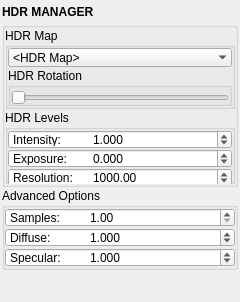
<?xml version="1.0" encoding="UTF-8"?>
<ui version="4.0">
 <class>QtUi</class>
 <widget class="QMainWindow" name="QtUi">
  <property name="enabled">
   <bool>true</bool>
  </property>
  <property name="geometry">
   <rect>
    <x>0</x>
    <y>0</y>
    <width>240</width>
    <height>292</height>
   </rect>
  </property>
  <property name="tabShape">
   <enum>QTabWidget::Triangular</enum>
  </property>
  <property name="dockNestingEnabled">
   <bool>true</bool>
  </property>
  <property name="dockOptions">
   <set>QMainWindow::AllowNestedDocks|QMainWindow::AllowTabbedDocks|QMainWindow::AnimatedDocks|QMainWindow::ForceTabbedDocks</set>
  </property>
  <property name="accessibleDescription">
   <string>Light the scene with an HDR environment map: pick, rotate and adjust levels.</string>
  </property>
  <widget class="QWidget" name="central_widget">
   <property name="minimumSize">
    <size>
     <width>240</width>
     <height>0</height>
    </size>
   </property>
   <layout class="QVBoxLayout" name="verticalLayout">
    <property name="spacing">
     <number>2</number>
    </property>
    <property name="leftMargin">
     <number>2</number>
    </property>
    <property name="topMargin">
     <number>2</number>
    </property>
    <property name="rightMargin">
     <number>2</number>
    </property>
    <property name="bottomMargin">
     <number>2</number>
    </property>
    <item>
     <layout class="QVBoxLayout" name="main_layout">
      <property name="spacing">
       <number>1</number>
      </property>
      <property name="sizeConstraint">
       <enum>QLayout::SetFixedSize</enum>
      </property>
      <property name="leftMargin">
       <number>0</number>
      </property>
      <property name="topMargin">
       <number>0</number>
      </property>
      <property name="rightMargin">
       <number>0</number>
      </property>
      <property name="bottomMargin">
       <number>0</number>
      </property>
      <item>
       <widget class="Header" name="header">
        <property name="minimumSize">
         <size>
          <width>0</width>
          <height>19</height>
         </size>
        </property>
        <property name="maximumSize">
         <size>
          <width>999</width>
          <height>19</height>
         </size>
        </property>
        <property name="font">
         <font>
          <weight>75</weight>
          <bold>true</bold>
         </font>
        </property>
        <property name="text">
         <string>HDR MANAGER</string>
        </property>
       </widget>
      </item>
      <item>
       <widget class="QGroupBox" name="main_group">
        <property name="sizePolicy">
         <sizepolicy hsizetype="Preferred" vsizetype="Fixed">
          <horstretch>0</horstretch>
          <verstretch>0</verstretch>
         </sizepolicy>
        </property>
        <property name="minimumSize">
         <size>
          <width>0</width>
          <height>165</height>
         </size>
        </property>
        <property name="title">
         <string/>
        </property>
        <layout class="QVBoxLayout" name="verticalLayout_2">
         <property name="spacing">
          <number>1</number>
         </property>
         <property name="leftMargin">
          <number>0</number>
         </property>
         <property name="topMargin">
          <number>0</number>
         </property>
         <property name="rightMargin">
          <number>0</number>
         </property>
         <property name="bottomMargin">
          <number>0</number>
         </property>
         <item>
          <widget class="QGroupBox" name="hdr_options_group">
           <property name="title">
            <string>HDR Map</string>
           </property>
           <layout class="QVBoxLayout" name="verticalLayout_4">
            <property name="spacing">
             <number>1</number>
            </property>
            <property name="leftMargin">
             <number>0</number>
            </property>
            <property name="topMargin">
             <number>0</number>
            </property>
            <property name="rightMargin">
             <number>0</number>
            </property>
            <property name="bottomMargin">
             <number>0</number>
            </property>
            <item>
             <widget class="ComboBox" name="cmb000">
              <property name="minimumSize">
               <size>
                <width>180</width>
                <height>19</height>
               </size>
              </property>
              <property name="maximumSize">
               <size>
                <width>999</width>
                <height>19</height>
               </size>
              </property>
              <property name="toolTip">
               <string>Select an HDR map located in your project's sourceimages folder.</string>
              </property>
              <property name="editable">
               <bool>false</bool>
              </property>
              <property name="maxVisibleItems">
               <number>30</number>
              </property>
              <property name="maxCount">
               <number>200</number>
              </property>
              <property name="insertPolicy">
               <enum>QComboBox::InsertAtTop</enum>
              </property>
              <property name="sizeAdjustPolicy">
               <enum>QComboBox::AdjustToContents</enum>
              </property>
              <property name="frame">
               <bool>false</bool>
              </property>
              <item>
               <property name="text">
                <string>&lt;HDR Map&gt;</string>
               </property>
              </item>
             </widget>
            </item>
            <item>
             <widget class="QGroupBox" name="hdr_rotation_group">
              <property name="title">
               <string>HDR Rotation</string>
              </property>
              <layout class="QHBoxLayout" name="horizontalLayout_9">
               <property name="spacing">
                <number>0</number>
               </property>
               <property name="leftMargin">
                <number>0</number>
               </property>
               <property name="topMargin">
                <number>0</number>
               </property>
               <property name="rightMargin">
                <number>0</number>
               </property>
               <property name="bottomMargin">
                <number>1</number>
               </property>
               <item>
                <widget class="Slider" name="slider000">
                 <property name="minimumSize">
                  <size>
                   <width>0</width>
                   <height>19</height>
                  </size>
                 </property>
                 <property name="maximumSize">
                  <size>
                   <width>16777215</width>
                   <height>19</height>
                  </size>
                 </property>
                 <property name="toolTip">
                  <string>Rotate the HDR environment around the up axis (0–360°). Option box (▸): exact angle, plus viewport-visibility and render-visibility toggles.</string>
                 </property>
                 <property name="minimum">
                  <number>0</number>
                 </property>
                 <property name="maximum">
                  <number>360</number>
                 </property>
                 <property name="orientation">
                  <enum>Qt::Horizontal</enum>
                 </property>
                </widget>
               </item>
              </layout>
             </widget>
            </item>
           </layout>
          </widget>
         </item>
         <item>
          <widget class="QGroupBox" name="hdr_levels_group">
           <property name="minimumSize">
            <size>
             <width>0</width>
             <height>74</height>
            </size>
           </property>
           <property name="maximumSize">
            <size>
             <width>16777215</width>
             <height>74</height>
            </size>
           </property>
           <property name="title">
            <string>HDR Levels</string>
           </property>
           <layout class="QVBoxLayout" name="verticalLayout_3">
            <property name="leftMargin">
             <number>0</number>
            </property>
            <property name="topMargin">
             <number>0</number>
            </property>
            <property name="rightMargin">
             <number>0</number>
            </property>
            <property name="bottomMargin">
             <number>0</number>
            </property>
            <item>
             <widget class="DoubleSpinBox" name="spn_intensity">
              <property name="minimumSize">
               <size>
                <width>0</width>
                <height>19</height>
               </size>
              </property>
              <property name="maximumSize">
               <size>
                <width>16777215</width>
                <height>19</height>
               </size>
              </property>
              <property name="toolTip">
               <string>Linear multiplier on the environment's light output. 1.0 = unchanged.</string>
              </property>
              <property name="prefix">
               <string>Intensity:	</string>
              </property>
              <property name="decimals">
               <number>3</number>
              </property>
              <property name="minimum">
               <double>0.000000000000000</double>
              </property>
              <property name="maximum">
               <double>100.000000000000000</double>
              </property>
              <property name="singleStep">
               <double>0.100000000000000</double>
              </property>
              <property name="value">
               <double>1.000000000000000</double>
              </property>
             </widget>
            </item>
            <item>
             <widget class="DoubleSpinBox" name="spn_exposure">
              <property name="minimumSize">
               <size>
                <width>0</width>
                <height>19</height>
               </size>
              </property>
              <property name="maximumSize">
               <size>
                <width>16777215</width>
                <height>19</height>
               </size>
              </property>
              <property name="toolTip">
               <string>Exposure in photographic stops (log2). 0 = unchanged; +1 doubles, -1 halves.</string>
              </property>
              <property name="prefix">
               <string>Exposure:	</string>
              </property>
              <property name="decimals">
               <number>3</number>
              </property>
              <property name="minimum">
               <double>-20.000000000000000</double>
              </property>
              <property name="maximum">
               <double>20.000000000000000</double>
              </property>
              <property name="singleStep">
               <double>0.250000000000000</double>
              </property>
              <property name="value">
               <double>0.000000000000000</double>
              </property>
             </widget>
            </item>
            <item>
             <widget class="SpinBox" name="spn_resolution">
              <property name="minimumSize">
               <size>
                <width>0</width>
                <height>19</height>
               </size>
              </property>
              <property name="maximumSize">
               <size>
                <width>16777215</width>
                <height>19</height>
               </size>
              </property>
              <property name="toolTip">
               <string>HDR importance-sampling resolution. Higher = cleaner light/shadows from bright spots (e.g. a sun baked into the HDR), at the cost of a longer sampling precompute. Blender: sets a manual Cycles map size (until then Cycles sizes it from the image).</string>
              </property>
              <property name="prefix">
               <string>Resolution:	</string>
              </property>
              <property name="minimum">
               <double>1.000000000000000</double>
              </property>
              <property name="maximum">
               <double>16384.000000000000000</double>
              </property>
              <property name="singleStep">
               <double>256.000000000000000</double>
              </property>
              <property name="value">
               <double>1000.000000000000000</double>
              </property>
             </widget>
            </item>
           </layout>
          </widget>
         </item>
        </layout>
       </widget>
      </item>
      <item>
       <widget class="CollapsableGroup" name="hdr_advanced_group">
        <property name="sizePolicy">
         <sizepolicy hsizetype="Preferred" vsizetype="Fixed">
          <horstretch>0</horstretch>
          <verstretch>0</verstretch>
         </sizepolicy>
        </property>
        <property name="title">
         <string>Advanced Options</string>
        </property>
        <property name="checked">
         <bool>false</bool>
        </property>
        <layout class="QVBoxLayout" name="advancedLayout">
         <property name="spacing">
          <number>1</number>
         </property>
         <property name="leftMargin">
          <number>0</number>
         </property>
         <property name="topMargin">
          <number>0</number>
         </property>
         <property name="rightMargin">
          <number>0</number>
         </property>
         <property name="bottomMargin">
          <number>0</number>
         </property>
         <item>
          <widget class="SpinBox" name="spn_samples">
           <property name="minimumSize">
            <size>
             <width>0</width>
             <height>19</height>
            </size>
           </property>
           <property name="maximumSize">
            <size>
             <width>16777215</width>
             <height>19</height>
            </size>
           </property>
           <property name="toolTip">
            <string>Light samples for the environment. Raise to clean up soft-IBL noise, at the cost of render time. Default 1.</string>
           </property>
           <property name="prefix">
            <string>Samples:	</string>
           </property>
           <property name="minimum">
            <double>1.000000000000000</double>
           </property>
           <property name="maximum">
            <double>100.000000000000000</double>
           </property>
           <property name="value">
            <double>1.000000000000000</double>
           </property>
          </widget>
         </item>
         <item>
          <widget class="DoubleSpinBox" name="spn_diffuse">
           <property name="minimumSize">
            <size>
             <width>0</width>
             <height>19</height>
            </size>
           </property>
           <property name="maximumSize">
            <size>
             <width>16777215</width>
             <height>19</height>
            </size>
           </property>
           <property name="toolTip">
            <string>Scale the environment's contribution to diffuse lighting. 1.0 = unchanged; 0 = no diffuse fill from the HDR (Blender, Cycles: on above 0, off at 0).</string>
           </property>
           <property name="prefix">
            <string>Diffuse:	</string>
           </property>
           <property name="decimals">
            <number>3</number>
           </property>
           <property name="minimum">
            <double>0.000000000000000</double>
           </property>
           <property name="maximum">
            <double>10.000000000000000</double>
           </property>
           <property name="singleStep">
            <double>0.100000000000000</double>
           </property>
           <property name="value">
            <double>1.000000000000000</double>
           </property>
          </widget>
         </item>
         <item>
          <widget class="DoubleSpinBox" name="spn_specular">
           <property name="minimumSize">
            <size>
             <width>0</width>
             <height>19</height>
            </size>
           </property>
           <property name="maximumSize">
            <size>
             <width>16777215</width>
             <height>19</height>
            </size>
           </property>
           <property name="toolTip">
            <string>Scale the environment's contribution to specular reflections. 1.0 = unchanged; 0 = kill HDR reflections while keeping diffuse (Blender, Cycles: on above 0, off at 0).</string>
           </property>
           <property name="prefix">
            <string>Specular:	</string>
           </property>
           <property name="decimals">
            <number>3</number>
           </property>
           <property name="minimum">
            <double>0.000000000000000</double>
           </property>
           <property name="maximum">
            <double>10.000000000000000</double>
           </property>
           <property name="singleStep">
            <double>0.100000000000000</double>
           </property>
           <property name="value">
            <double>1.000000000000000</double>
           </property>
          </widget>
         </item>
        </layout>
       </widget>
      </item>
      <item>
       <spacer name="verticalSpacer">
        <property name="orientation">
         <enum>Qt::Vertical</enum>
        </property>
        <property name="sizeType">
         <enum>QSizePolicy::Fixed</enum>
        </property>
        <property name="sizeHint" stdset="0">
         <size>
          <width>0</width>
          <height>10</height>
         </size>
        </property>
       </spacer>
      </item>
      <item>
       <widget class="Footer" name="footer" native="true">
        <property name="minimumSize">
         <size>
          <width>0</width>
          <height>19</height>
         </size>
        </property>
        <property name="maximumSize">
         <size>
          <width>16777215</width>
          <height>19</height>
         </size>
        </property>
       </widget>
      </item>
     </layout>
    </item>
   </layout>
  </widget>
 </widget>
 <customwidgets>
  <customwidget>
   <class>Footer</class>
   <extends>QWidget</extends>
   <header>uitk.widgets.footer</header>
  </customwidget>
  <customwidget>
   <class>Header</class>
   <extends>QLabel</extends>
   <header>uitk.widgets.header.Header.h</header>
  </customwidget>
  <customwidget>
   <class>ComboBox</class>
   <extends>QComboBox</extends>
   <header>uitk.widgets.comboBox.ComboBox.h</header>
  </customwidget>
  <customwidget>
   <class>DoubleSpinBox</class>
   <extends>QDoubleSpinBox</extends>
   <header>uitk.widgets.doubleSpinBox.DoubleSpinBox.h</header>
  </customwidget>
  <customwidget>
   <class>SpinBox</class>
   <extends>QDoubleSpinBox</extends>
   <header>uitk.widgets.spinBox.SpinBox.h</header>
  </customwidget>
  <customwidget>
   <class>Slider</class>
   <extends>QSlider</extends>
   <header>uitk.widgets.slider.Slider.h</header>
  </customwidget>
  <customwidget>
   <class>CollapsableGroup</class>
   <extends>QGroupBox</extends>
   <header>uitk.widgets.collapsableGroup.CollapsableGroup.h</header>
   <container>1</container>
  </customwidget>
 </customwidgets>
 <resources/>
 <connections/>
 <designerdata>
  <property name="gridDeltaX">
   <number>5</number>
  </property>
  <property name="gridDeltaY">
   <number>5</number>
  </property>
  <property name="gridSnapX">
   <bool>true</bool>
  </property>
  <property name="gridSnapY">
   <bool>true</bool>
  </property>
  <property name="gridVisible">
   <bool>true</bool>
  </property>
 </designerdata>
</ui>
